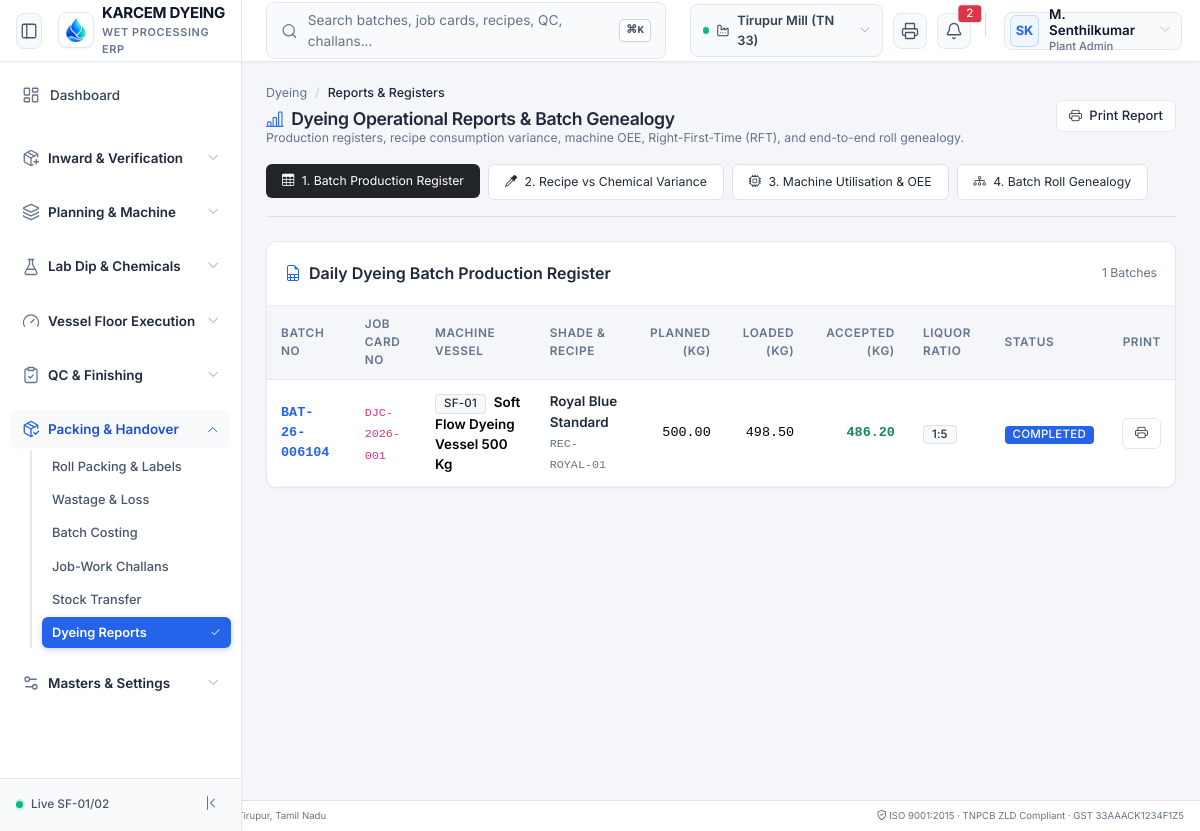
Page /modules/dyeing/views/reports.php on the committed database.
### tables this page shows
CREATE TABLE IF NOT EXISTS dye_batches (
    id BIGINT UNSIGNED AUTO_INCREMENT PRIMARY KEY,
    company_id BIGINT UNSIGNED NOT NULL,
    batch_no VARCHAR(64) NOT NULL UNIQUE,
    production_order_id BIGINT UNSIGNED NULL,
    dye_recipe_id BIGINT UNSIGNED NOT NULL,
    machine_id BIGINT UNSIGNED NOT NULL,
    planned_weight_kg DECIMAL(10,2) NOT NULL,
    actual_loaded_kg DECIMAL(10,2) NOT NULL,
    output_weight_kg DECIMAL(10,2) NOT NULL DEFAULT 0.00,
    water_volume_litres DECIMAL(10,2) NOT NULL DEFAULT 0.00,
    liquor_ratio VARCHAR(20) NOT NULL DEFAULT '1:6',
    operator_name VARCHAR(100) NULL,
    process_start_time DATETIME NULL,
    process_end_time DATETIME NULL,
    reprocess_count INT NOT NULL DEFAULT 0,
    original_batch_id BIGINT UNSIGNED NULL,
    status ENUM('planned', 'loaded', 'dosing', 'dyeing', 'washing', 'unloaded', 'hydro', 'drying', 'compacted', 'completed', 'reprocess') NOT NULL DEFAULT 'planned',
    rejection_reason TEXT NULL,
    created_at DATETIME NOT NULL DEFAULT CURRENT_TIMESTAMP,
    INDEX (company_id),
    INDEX (batch_no)
);

CREATE TABLE IF NOT EXISTS machines (
    id BIGINT UNSIGNED AUTO_INCREMENT PRIMARY KEY,
    company_id BIGINT UNSIGNED NOT NULL,
    branch_id BIGINT UNSIGNED NULL,
    code VARCHAR(32) NOT NULL,
    name VARCHAR(120) NOT NULL,
    process_type ENUM('blowroom', 'carding', 'drawing', 'roving', 'ring_frame', 'winding', 'knitting', 'weaving', 'soft_flow_dyeing', 'cabinet_dyeing', 'hydro_extractor', 'relax_dryer', 'stenter', 'compactor', 'cutting', 'sewing') NOT NULL,
    model_number VARCHAR(64) NULL,
    manufacturer VARCHAR(100) NULL,
    year_of_make INT NULL,
    capacity DECIMAL(12,2) NOT NULL,
    capacity_uom VARCHAR(16) NOT NULL DEFAULT 'Kg',
    spring_or_tubes INT NULL,
    liquor_ratio VARCHAR(20) NULL,
    hourly_operating_cost DECIMAL(12,2) NOT NULL DEFAULT 0.00,
    current_status ENUM('available', 'running', 'maintenance', 'idle', 'breakdown') NOT NULL DEFAULT 'available',
    is_active TINYINT(1) NOT NULL DEFAULT 1,
    INDEX (company_id),
    INDEX (process_type)
);

CREATE TABLE IF NOT EXISTS dye_recipes (
    id BIGINT UNSIGNED AUTO_INCREMENT PRIMARY KEY,
    company_id BIGINT UNSIGNED NOT NULL,
    recipe_code VARCHAR(64) NOT NULL,
    shade_name VARCHAR(100) NOT NULL,
    customer_id BIGINT UNSIGNED NULL,
    fabric_composition VARCHAR(100) NOT NULL,
    liquor_ratio VARCHAR(20) NOT NULL DEFAULT '1:6',
    dye_class ENUM('reactive', 'disperse', 'vat', 'pigment', 'direct') NOT NULL DEFAULT 'reactive',
    revision_no INT NOT NULL DEFAULT 1,
    is_approved TINYINT(1) NOT NULL DEFAULT 1,
    approved_by BIGINT UNSIGNED NULL,
    created_at DATETIME NOT NULL DEFAULT CURRENT_TIMESTAMP,
    INDEX (company_id),
    INDEX (recipe_code)
);

### core/Support/Url.php (called while the page is built, shortened)
<?php
class Url {
    private static ?string $base = null;
    public static function base(): string {
        if (self::$base !== null) {
            return self::$base;
        }
        $appUrl = Env::get('APP_URL');
        if (!empty($appUrl)) {
            $parsed = parse_url($appUrl, PHP_URL_PATH);
            self::$base = rtrim($parsed ?: '', '/');
            return self::$base;
        }
        $script = $_SERVER['SCRIPT_NAME'] ?? '';
        $dir = dirname($script);
        self::$base = ($dir === '/' || $dir === '\\') ? '' : rtrim(str_replace('\\', '/', $dir), '/');
        return self::$base;
    }
    public static function to(string $path = ''): string {
        $base = self::base();
        $path = '/' . ltrim($path, '/');
        if ($base !== '' && ($path === $base || str_starts_with($path, $base . '/'))) {
            return $path;
        }
        return $base . $path;
    }
}

### core/Support/Env.php (called while the page is built, shortened)
<?php
class Env {
    private static ?array $data = null;
    public static function load(string $filePath): void {
        if (!file_exists($filePath)) {
            return;
        }
        self::$data = [];
    }
    public static function get(string $key, mixed $default = null): mixed {
        return self::$data[$key] ?? getenv($key) ?? $default;
    }
}

### config/database.php (called while the page is built, shortened)
<?php
require_once __DIR__ . '/../core/Support/Env.php';
return [
    'driver'    => 'mysql',
    'host'      => Env::get('DB_HOST', '127.0.0.1'),
    'port'      => (int)Env::get('DB_PORT', 3306),
    'database'  => Env::get('DB_DATABASE', 'textile_erp'),
    'username'  => Env::get('DB_USERNAME', 'root'),
    'password'  => Env::get('DB_PASSWORD', ''),
    'charset'   => 'utf8mb4',
    'collation' => 'utf8mb4_unicode_ci',
    'options'   => [
        PDO::ATTR_ERRMODE            => PDO::ERRMODE_EXCEPTION,
        PDO::ATTR_DEFAULT_FETCH_MODE => PDO::FETCH_ASSOC,
        PDO::ATTR_EMULATE_PREPARES   => false,
    ]
];

### core/Database/Database.php (called while the page is built, shortened)
<?php
class Database {
    private static ?PDO $pdo = null;
    public static function getConnection(): PDO {
        if (self::$pdo === null) {
            $config = require dirname(__DIR__, 2) . '/config/database.php';
            $dsn = "mysql:host={$config['host']};port={$config['port']};dbname={$config['database']};charset={$config['charset']}";
            try {
                self::$pdo = new PDO($dsn, $config['username'], $config['password'], $config['options']);
            } catch (Exception $e) {
                throw new Exception("Database Connection Failed: " . $e->getMessage());
            }
        }
        return self::$pdo;
    }
    public static function fetchAll(string $sql, array $params = []): array {
        $stmt = self::getConnection()->prepare($sql);
        $stmt->execute($params);
        return $stmt->fetchAll();
    }
}

### modules/dyeing/views/reports.php (the view, shortened to what this page needs)
<?php
$activeTab = $_GET['tab'] ?? 'production';
$batchRegister = Database::fetchAll("
    SELECT b.*, r.recipe_code, r.shade_name, m.code as machine_code, m.name as machine_name,
           jc.job_card_no, jc.customer_po
    FROM dye_batches b
    LEFT JOIN dye_recipes r ON b.dye_recipe_id = r.id
    LEFT JOIN machines m ON b.machine_id = m.id
    LEFT JOIN dyeing_job_cards jc ON b.production_order_id = jc.id
    ORDER BY b.id DESC
");
require_once dirname(__DIR__, 3) . '/includes/header.php';
require_once dirname(__DIR__, 3) . '/includes/sidebar.php';
?>
<main class="cz-main">
  <div class="cz-content p-4">
    <div class="d-flex flex-wrap justify-content-between align-items-center mb-3 gap-2">
      <div>
        <nav aria-label="breadcrumb">
          <ol class="breadcrumb mb-1 small">
            <li class="breadcrumb-item"><a href="<?= Url::to('/dyeing/dashboard') ?>">Dyeing</a></li>
            <li class="breadcrumb-item active">Reports & Registers</li>
          </ol>
        </nav>
        <h1 class="h4 fw-bold text-dark mb-0"><i class="bi bi-bar-chart-line text-primary me-2"></i>Dyeing Operational Reports & Batch Genealogy</h1>
        <p class="text-secondary small mb-0">Production registers, recipe consumption variance, machine OEE, Right-First-Time (RFT), and end-to-end roll genealogy.</p>
      </div>
      <div class="d-flex gap-2">
        <button class="btn btn-outline-dark btn-sm" onclick="window.print()">
          <i class="bi bi-printer me-1"></i> Print Report
        </button>
      </div>
    </div>
    <ul class="nav nav-pills mb-4 gap-2 small border-bottom pb-3">
      <li class="nav-item">
        <a class="nav-link <?= $activeTab === 'production' ? 'active bg-dark' : 'text-dark bg-white border' ?>" href="?tab=production">
          <i class="bi bi-table me-1"></i> 1. Batch Production Register
        </a>
      </li>
      <li class="nav-item">
        <a class="nav-link <?= $activeTab === 'chemicals' ? 'active bg-dark' : 'text-dark bg-white border' ?>" href="?tab=chemicals">
          <i class="bi bi-eyedropper me-1"></i> 2. Recipe vs Chemical Variance
        </a>
      </li>
      <li class="nav-item">
        <a class="nav-link <?= $activeTab === 'oee' ? 'active bg-dark' : 'text-dark bg-white border' ?>" href="?tab=oee">
          <i class="bi bi-cpu me-1"></i> 3. Machine Utilisation & OEE
        </a>
      </li>
      <li class="nav-item">
        <a class="nav-link <?= $activeTab === 'genealogy' ? 'active bg-dark' : 'text-dark bg-white border' ?>" href="?tab=genealogy">
          <i class="bi bi-diagram-3 me-1"></i> 4. Batch Roll Genealogy
        </a>
      </li>
    </ul>
    <?php if ($activeTab === 'production'): ?>
      <div class="cz-panel">
        <div class="cz-panel-head d-flex justify-content-between align-items-center">
          <h2 class="h6 fw-bold mb-0 text-dark"><i class="bi bi-file-earmark-spreadsheet text-primary me-2"></i>Daily Dyeing Batch Production Register</h2>
          <span class="small text-secondary"><?= count($batchRegister) ?> Batches</span>
        </div>
        <div class="table-responsive">
          <table class="table table-hover align-middle mb-0 small">
            <thead class="table-light">
              <tr>
                <th>Batch No</th>
                <th>Job Card No</th>
                <th>Machine Vessel</th>
                <th>Shade & Recipe</th>
                <th class="text-end">Planned (Kg)</th>
                <th class="text-end">Loaded (Kg)</th>
                <th class="text-end">Accepted (Kg)</th>
                <th>Liquor Ratio</th>
                <th>Status</th>
                <th class="text-end">Print</th>
              </tr>
            </thead>
            <tbody>
              <?php foreach ($batchRegister as $b): ?>
                <tr>
                  <td class="fw-bold font-monospace text-primary"><?= htmlspecialchars($b['batch_no']) ?></td>
                  <td><code><?= htmlspecialchars($b['job_card_no'] ?? 'DJC-2026-001') ?></code></td>
                  <td>
                    <span class="badge bg-light text-dark border"><?= htmlspecialchars($b['machine_code']) ?></span>
                    <span class="ms-1 fw-semibold"><?= htmlspecialchars($b['machine_name']) ?></span>
                  </td>
                  <td>
                    <div class="fw-semibold text-dark"><?= htmlspecialchars($b['shade_name'] ?? 'Royal Navy') ?></div>
                    <code class="text-secondary"><?= htmlspecialchars($b['recipe_code']) ?></code>
                  </td>
                  <td class="text-end font-monospace"><?= number_format($b['planned_weight_kg'], 2) ?></td>
                  <td class="text-end font-monospace"><?= number_format($b['actual_loaded_kg'], 2) ?></td>
                  <td class="text-end font-monospace fw-bold text-success fs-6"><?= number_format($b['output_weight_kg'] ?: ($b['actual_loaded_kg'] * 0.95), 2) ?></td>
                  <td><span class="badge bg-light text-dark border"><?= htmlspecialchars($b['liquor_ratio']) ?></span></td>
                  <td><span class="badge bg-primary text-uppercase"><?= htmlspecialchars($b['status']) ?></span></td>
                  <td class="text-end">
                    <a href="<?= Url::to('/print/batch-card?id=' . $b['id']) ?>" target="_blank" class="btn btn-sm btn-outline-secondary">
                      <i class="bi bi-printer"></i>
                    </a>
                  </td>
                </tr>
              <?php endforeach; ?>
            </tbody>
          </table>
        </div>
      </div>
    <?php endif; ?>
  </div>
</main>
<?php
require_once dirname(__DIR__, 3) . '/includes/footer.php';

### assets/css/my-page-ui.css (style rules this page uses)
:root { --primary-blue: #0d6efd; --primary-soft: #e7f1ff; --success-green: #198754; --success-soft: #e8f5e9; --warning-yellow: #ffc107; --warning-soft: #fff9e6; --danger-red: #dc3545; --danger-soft: #ffebee; --gray-soft: #f8f9fa; --text-main: #212529; --text-muted: #6c757d; }

### rows in the picture
dye_batches: batch_no "BAT-26-006104", job_card_no "DJC-2026-001", machine.code "SF-01", machine.name "Soft Flow Dyeing Vessel 500 Kg", dye_recipe.shade_name "Royal Blue Standard", dye_recipe.recipe_code "REC-ROYAL-01", planned_weight_kg "500.00", actual_loaded_kg "498.50", $b['output_weight_kg']?:($b['actual_loaded_kg']*0.95) "486.20", liquor_ratio "1:5", status "COMPLETED"

### other values in the picture
$_SESSION['active_branch_name'] "Tirupur Mill (TN 33)"
$currentUser['initials'] "SK"
$currentUser['full_name'] "M. Senthilkumar"
$grp['title'] "Inward & Verification"
$grp['title'] "Planning & Machine"
$grp['title'] "Lab Dip & Chemicals"
$grp['title'] "Vessel Floor Execution"
$grp['title'] "QC & Finishing"
$grp['title'] "Packing & Handover"
$item['label'] "Roll Packing & Labels"
$item['label'] "Wastage & Loss"
$item['label'] "Batch Costing"
$item['label'] "Job-Work Challans"
$item['label'] "Stock Transfer"
$item['label'] "Dyeing Reports"
